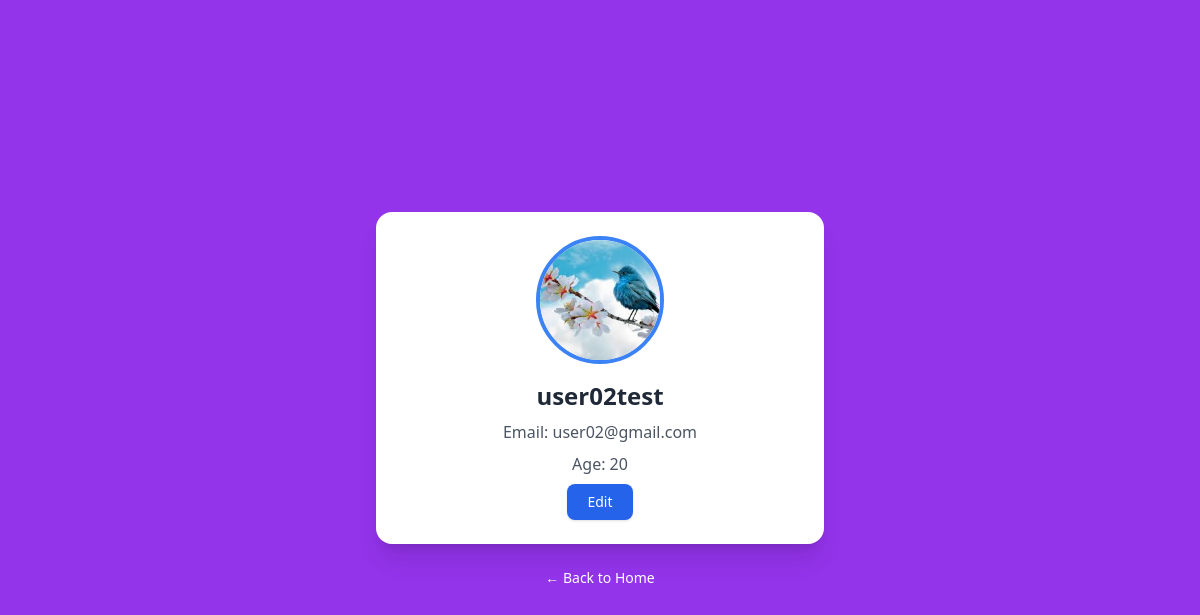
The page /profile/ (signed in) on the database its author committed.
### quiz_app/models.py (models this page shows, shortened)
class Profile(models.Model):
    user = models.OneToOneField(settings.AUTH_USER_MODEL, on_delete=models.CASCADE)
    age = models.IntegerField(default=0)
    quiz_score = models.IntegerField(default=0)
    avatar = models.ImageField(
        upload_to="avatars/",
        default="avatars/default.png",
        blank=True,
        null=True
    )

class User(AbstractUser):
    email = models.EmailField(unique=True)
    profile_image = models.ImageField(upload_to="profile_pics/", blank=True, null=True)
    USERNAME_FIELD = "email"
    REQUIRED_FIELDS = ["username"]

### quiz_app/views.py (the view, shortened to what this page needs)
# urls.py: path('profile/', views.profile_view, name='profile'),
@login_required
def profile_view(request):
    user = request.user
    profile, created = Profile.objects.get_or_create(user=user)
    return render(request, "quiz_app/profile.html", {"user": user, "profile": profile})

### quiz_app/templates/quiz_app/profile.html (shortened to what this page needs)
{% load static %}
<!DOCTYPE html>
<html lang="en">
<head>
  <script src="https://cdn.tailwindcss.com"></script>
</head>
<body class="min-h-screen flex flex-col items-center justify-center bg-purple-600 p-4">
  <div class="w-full max-w-md bg-white rounded-2xl shadow-xl p-6 mb-4">
    {% if profile.avatar %}
      <img src="{{ profile.avatar.url }}" alt="Profile Picture" class="w-32 h-32 rounded-full border-4 border-blue-500 object-cover mx-auto mb-4">
    {% else %}
      <img src="{% static 'avatars/default.png' %}" alt="Default Profile Picture" class="w-32 h-32 rounded-full border-4 border-blue-500 object-cover mx-auto mb-4">
    {% endif %}
    <div id="view-mode" class="text-center space-y-2">
      <h2 class="text-2xl font-bold text-gray-800">{{ user.username }}</h2>
      <p class="text-gray-600">Email: {{ user.email }}</p>
      <p class="text-gray-600">Age: {{ profile.age }}</p>
      <button type="button"
              class="mt-4 px-5 py-2 bg-blue-600 text-white rounded-lg text-sm font-medium shadow hover:bg-blue-700 transition transform hover:scale-105"
              onclick="toggleEdit()">
        Edit
      </button>
    </div>
  </div>
  <a href="{% url 'home' %}" class="text-white hover:underline text-sm mt-2">
    ← Back to Home
  </a>
</body>
</html>

### rows shown on the page
Profile: avatar (picture), age "20"
User: username "user02test", email "user02@gmail.com"
